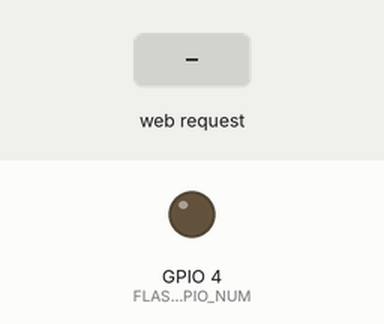
Bench run of a sketch on a simulated ESP32. Shown: output pins drawn as LEDs (lit = HIGH). The test bench sets the inputs (shaded band). WiFi joins after 1.5 s; servers stay silent unless stated; the camera gives no picture; what the sketch prints to the serial monitor is not drawn.

Above: at 3.0 s.
3.1 s: HTTP request GET /capture received
At 3.18 s:
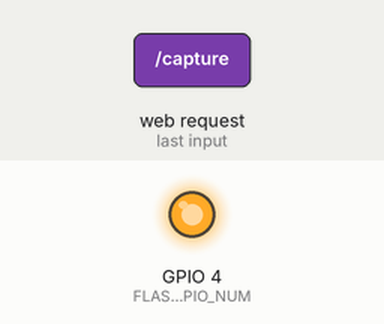
Timing chart, 0 to 6.1 s (numbered marks = the images above; inputs shaded):
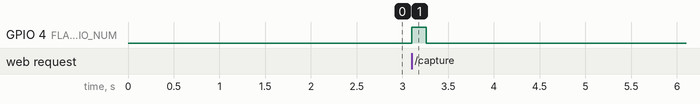

Measured:
- after the input at 3.1 s, GPIO 4 (FLASH_GPIO_NUM): LOW → HIGH at once, → LOW 0.16 s later

The sketch:

PKB_Danen.ino
```cpp
#include <Arduino.h>
#include <WiFi.h>
#include <WebServer.h>
#include "soc/soc.h"
#include "soc/rtc_cntl_reg.h"
#include "esp_camera.h"
#include "base64.h"

const char* ssid = "iPhone Danen";
const char* password = "danenganteng";

// CAMERA_MODEL_AI_THINKER
#define PWDN_GPIO_NUM     32
#define RESET_GPIO_NUM    -1
#define XCLK_GPIO_NUM      0
#define SIOD_GPIO_NUM     26
#define SIOC_GPIO_NUM     27

#define Y9_GPIO_NUM       35
#define Y8_GPIO_NUM       34
#define Y7_GPIO_NUM       39
#define Y6_GPIO_NUM       36
#define Y5_GPIO_NUM       21
#define Y4_GPIO_NUM       19
#define Y3_GPIO_NUM       18
#define Y2_GPIO_NUM        5
#define VSYNC_GPIO_NUM    25
#define HREF_GPIO_NUM     23
#define PCLK_GPIO_NUM     22

#define FLASH_GPIO_NUM    4  // Pin untuk flash

WebServer server(80);

void setup() {
  WRITE_PERI_REG(RTC_CNTL_BROWN_OUT_REG, 0);
  Serial.begin(115200);

  WiFi.mode(WIFI_STA);
  Serial.println();
  Serial.print("Connecting to ");
  Serial.println(ssid);
  WiFi.begin(ssid, password);
  while (WiFi.status() != WL_CONNECTED) {
    Serial.print(".");
    delay(500);
  }
  Serial.println();
  Serial.print("ESP32-CAM IP Address: ");
  Serial.println(WiFi.localIP());

  camera_config_t config;
  config.ledc_channel = LEDC_CHANNEL_0;
  config.ledc_timer = LEDC_TIMER_0;
  config.pin_d0 = Y2_GPIO_NUM;
  config.pin_d1 = Y3_GPIO_NUM;
  config.pin_d2 = Y4_GPIO_NUM;
  config.pin_d3 = Y5_GPIO_NUM;
  config.pin_d4 = Y6_GPIO_NUM;
  config.pin_d5 = Y7_GPIO_NUM;
  config.pin_d6 = Y8_GPIO_NUM;
  config.pin_d7 = Y9_GPIO_NUM;
  config.pin_xclk = XCLK_GPIO_NUM;
  config.pin_pclk = PCLK_GPIO_NUM;
  config.pin_vsync = VSYNC_GPIO_NUM;
  config.pin_href = HREF_GPIO_NUM;
  config.pin_sscb_sda = SIOD_GPIO_NUM;
  config.pin_sscb_scl = SIOC_GPIO_NUM;
  config.pin_pwdn = PWDN_GPIO_NUM;
  config.pin_reset = RESET_GPIO_NUM;
  config.xclk_freq_hz = 20000000;
  config.pixel_format = PIXFORMAT_JPEG;

  if(psramFound()){
    config.frame_size = FRAMESIZE_VGA;
    config.jpeg_quality = 12;
    config.fb_count = 2;
  } else {
    config.frame_size = FRAMESIZE_SVGA;
    config.jpeg_quality = 8;
    config.fb_count = 1;
  }

  esp_err_t err = esp_camera_init(&config);
  if (err != ESP_OK) {
    Serial.printf("Camera init failed with error 0x%x", err);
    delay(1000);
    ESP.restart();
  }

  sensor_t * s = esp_camera_sensor_get();
  s->set_framesize(s, FRAMESIZE_SVGA);
  s->set_vflip(s, 1);
  s->set_hmirror(s, 1);

  // Inisialisasi pin flash
  pinMode(FLASH_GPIO_NUM, OUTPUT);
  digitalWrite(FLASH_GPIO_NUM, LOW);

  server.on("/capture", HTTP_GET, handleCapture);
  server.begin();
}

void loop() {
  server.handleClient();
}

void handleCapture() {
  // Nyalakan flash
  digitalWrite(FLASH_GPIO_NUM, HIGH);
  delay(100);  // Tunggu sebentar agar flash menyala

  camera_fb_t * fb = NULL;
  fb = esp_camera_fb_get();
  if (!fb) {
    Serial.println("Camera capture failed");
    digitalWrite(FLASH_GPIO_NUM, LOW);  // Matikan flash jika gagal
    delay(1000);
    ESP.restart();
    return;
  }

  String imageBase64 = base64::encode(fb->buf, fb->len);
  esp_camera_fb_return(fb);

  // Matikan flash
  digitalWrite(FLASH_GPIO_NUM, LOW);

  server.send(200, "text/plain", imageBase64);
}
```
